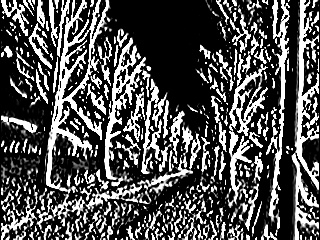
//> input picture sobel/autumn-sobel.jpg, 320 x 240 px
$ ./sobel autumn-sobel.jpg   (built with g++ and OpenCV 4)
//> lines starting //> are read from the running program, lines starting //| are printed output that depends on the picture
/**
 * @file Sobel_Demo.cpp
 * @brief Sample code using Sobel and/or Scharr OpenCV functions to make a simple Edge Detector
 * @author OpenCV team
 */

#include "opencv2/imgproc.hpp"
#include "opencv2/imgcodecs.hpp"
#include "opencv2/highgui.hpp"

using namespace cv;

/**
 * @function main
 */
int main( int, char** argv )
{
    //![variables]
    Mat src, src_gray;
    Mat grad;
    const char* window_name = "Sobel Demo - Simple Edge Detector";
    int scale = 1;
    int delta = 0;
    int ddepth = CV_16S;
    //![variables]

    //![load]
    src = imread( argv[1], IMREAD_COLOR ); // Load an image
//> src is the input picture: 240 rows x 320 cols, CV_8UC3; min 0, max 255, mean 80.3

    if( src.empty() )
        { return -1; }
    //![load]

    //![reduce_noise]
    GaussianBlur( src, src, Size(3,3), 0, 0, BORDER_DEFAULT );
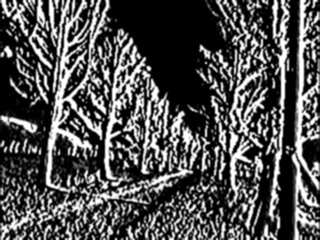
//> src: 240 rows x 320 cols, CV_8UC3; min 0, max 255, mean 80.4
    //![reduce_noise]

    //![convert_to_gray]
    cvtColor( src, src_gray, COLOR_BGR2GRAY );
    //![convert_to_gray]

    //![sobel]
    /// Generate grad_x and grad_y
    Mat grad_x, grad_y;
    Mat abs_grad_x, abs_grad_y;

    /// Gradient X
    //Scharr( src_gray, grad_x, ddepth, 1, 0, scale, delta, BORDER_DEFAULT );
    Sobel( src_gray, grad_x, ddepth, 1, 0, 3, scale, delta, BORDER_DEFAULT );
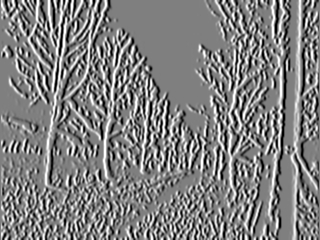
//> grad_x: 240 rows x 320 cols, CV_16SC1; min -765, max 765, mean 1; drawn with min black and max white

    /// Gradient Y
    //Scharr( src_gray, grad_y, ddepth, 0, 1, scale, delta, BORDER_DEFAULT );
    Sobel( src_gray, grad_y, ddepth, 0, 1, 3, scale, delta, BORDER_DEFAULT );
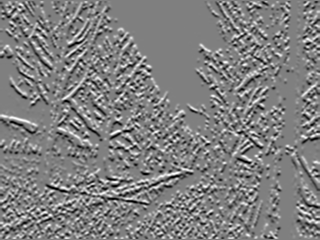
//> grad_y: 240 rows x 320 cols, CV_16SC1; min -764, max 762, mean 0.8; drawn with min black and max white
    //![sobel]

    //![convert]
    convertScaleAbs( grad_x, abs_grad_x );
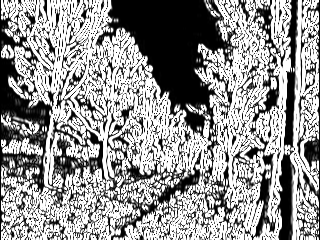
//> abs_grad_x: 240 rows x 320 cols, CV_8UC1; min 0, max 255, mean 147.8
    convertScaleAbs( grad_y, abs_grad_y );
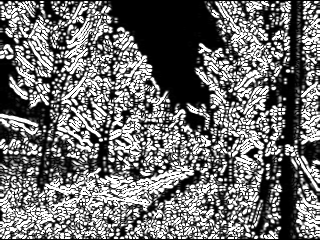
//> abs_grad_y: 240 rows x 320 cols, CV_8UC1; min 0, max 255, mean 110.6
    //![convert]

    //![blend]
    /// Total Gradient (approximate)
    addWeighted( abs_grad_x, 0.5, abs_grad_y, 0.5, 0, grad );
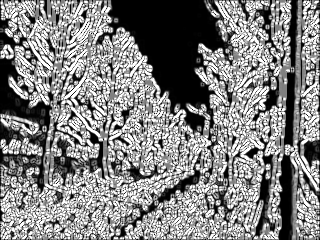
//> grad: 240 rows x 320 cols, CV_8UC1; min 0, max 255, mean 129.2
    //![blend]

    //![display]
    imshow( window_name, grad );
    waitKey(0);
    //![display]

    string outfilename = "sobel.jpg";
    imwrite (outfilename, grad);
    printf ("$ output file: %s\n", outfilename.c_str());
    return 0;
}
// EOF
